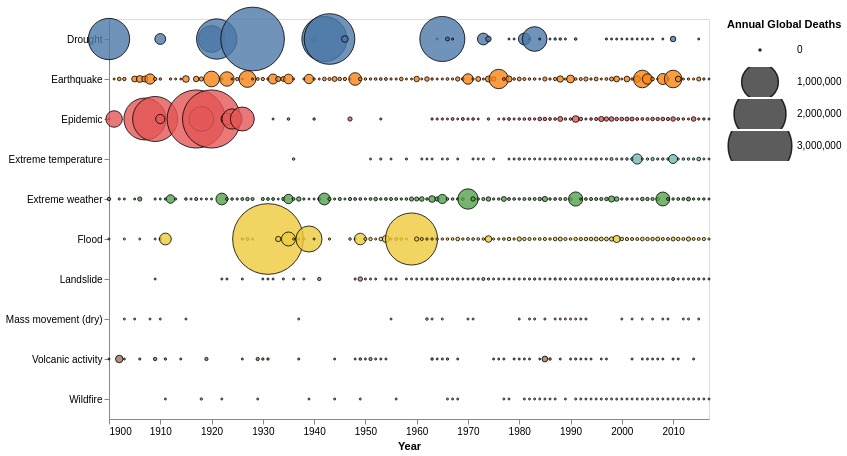

This figure's Vega-Lite source:
### Vega-Lite specification from a JSON file in a GitHub repository (floating-point values rounded to 4 significant figures; data arrays with more than 128 entries replaced by an {"elided": "..."} marker saying what was removed)
{"$schema": "https://vega.github.io/schema/vega-lite/v5.json", "data": {"values": {"elided": "803 records"}, "format": {"parse": {"Year": "date"}}}, "width": 600, "height": 400, "transform": [{"filter": "datum.Entity !== 'All natural disasters'"}], "mark": {"type": "circle", "opacity": 0.8, "stroke": "black", "strokeWidth": 1}, "encoding": {"x": {"field": "Year", "type": "temporal", "axis": {"grid": false}}, "y": {"field": "Entity", "type": "nominal", "axis": {"title": ""}}, "size": {"field": "Deaths", "type": "quantitative", "title": "Annual Global Deaths", "legend": {"clipHeight": 30}, "scale": {"rangeMax": 5000}}, "color": {"field": "Entity", "type": "nominal", "legend": null}}, "config": {}}
